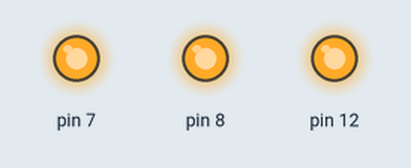
This sketch was run on a simulated Arduino Uno, built with avr-gcc and run on an emulated ATmega328P. Shown: output pins drawn as LEDs (lit = HIGH).

Above: at 1.0 s.
At 3.0 s:
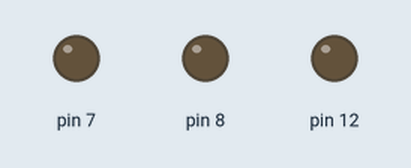
Timing chart, 0 to 5.2 s (numbered marks = the images above):
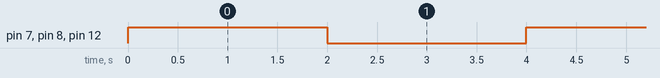

The sketch:

Arduino_LED_Blink_V3.ino
```cpp
void setup() {
  // put your setup code here, to run once:
  pinMode(12,OUTPUT);
  pinMode(8,OUTPUT);
  pinMode(7,OUTPUT);


}

void loop() {
  // put your main code here, to run repeatedly:
  digitalWrite(12,HIGH);
  digitalWrite(8,HIGH);
  digitalWrite(7,HIGH);
  delay(2000);
  digitalWrite(12,LOW);
  digitalWrite(8,LOW);
  digitalWrite(7,LOW);
  delay(2000);

}
```

Measured:
- by itself, pin 7, pin 8, pin 12: alternates HIGH for 2.0 s and LOW for 2.0 s
